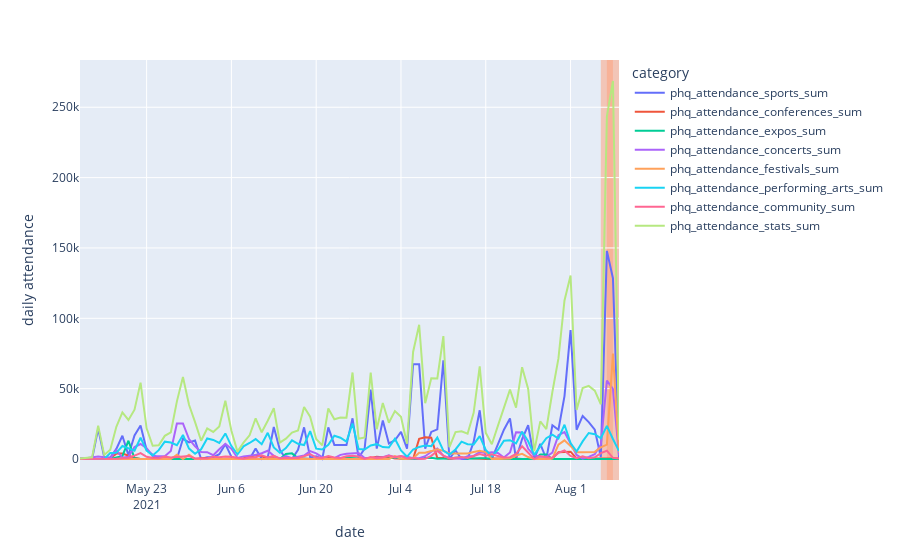

Notebook code for this chart:
### Markdown cell above
## Plot time series

### Code cell
to_plot = df.filter(regex="sum")
fig = px.line(
    to_plot,
    labels={"value": "daily attendance", "variable": "category"},
)

for date in outlier_dates:

    fig.add_vrect(
        x0=date - datetime.timedelta(days=1),
        x1=date + datetime.timedelta(days=1),
        fillcolor="LightSalmon",
        opacity=0.5,
        layer="below",
        line_width=0,
    )

fig.show()
